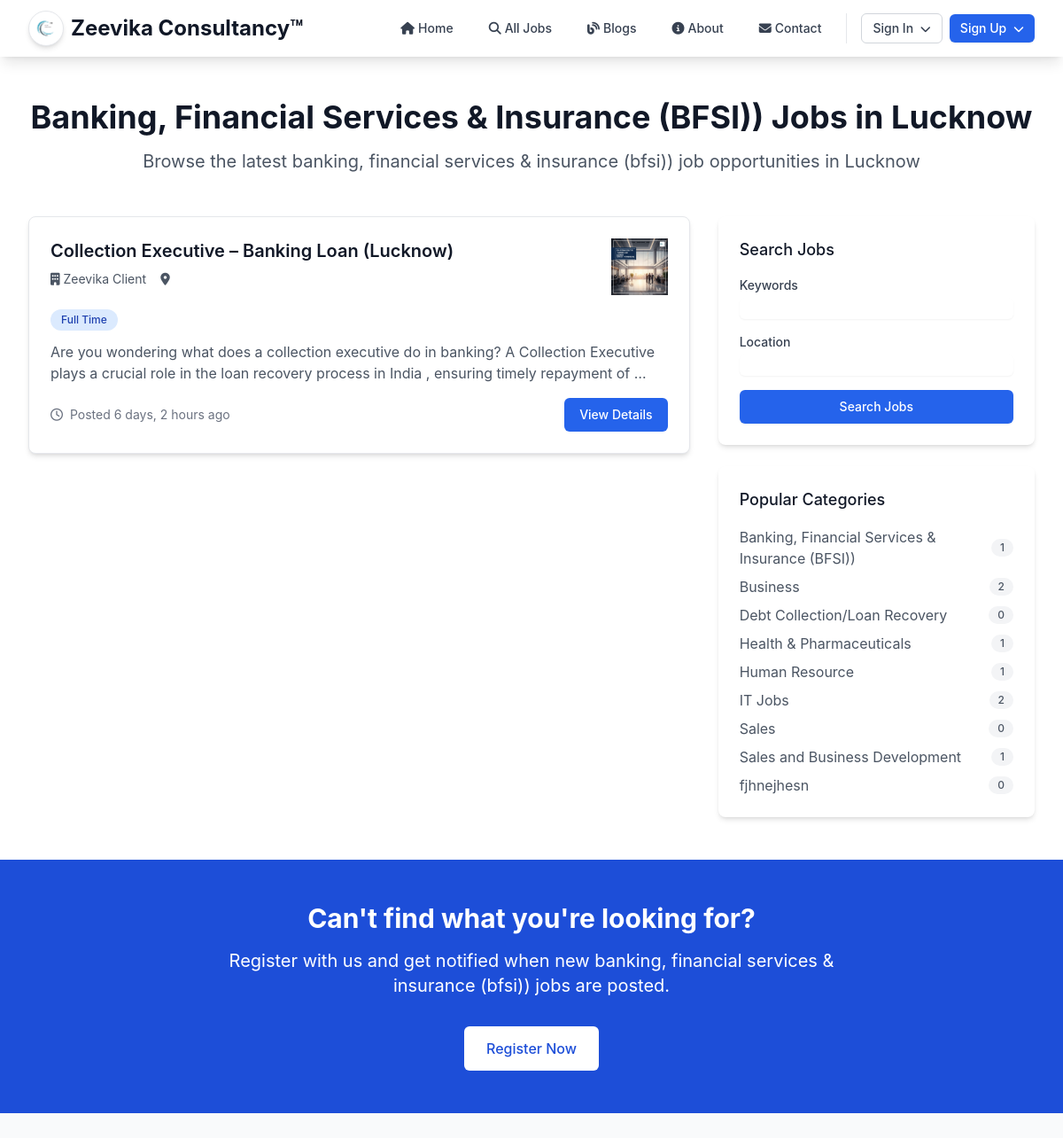
Page /category/banking-financial-services-insurance-bfsi/ on the committed database.
### jobs/models.py (models this page shows, shortened)
class Category(models.Model):
    name = models.CharField(max_length=100, unique=True)
    slug = models.SlugField(max_length=100, unique=True, blank=True)
    description = models.TextField(blank=True)
    icon = models.CharField(max_length=50, blank=True, help_text="FontAwesome icon class")
    is_active = models.BooleanField(default=True)
    created_at = models.DateTimeField(auto_now_add=True)
    updated_at = models.DateTimeField(auto_now=True)
    class Meta:
        verbose_name_plural = "Categories"
        ordering = ['name']

class JobPost(models.Model):
    JOB_TYPE_CHOICES = [
        ('full_time', 'Full Time'),
        ('part_time', 'Part Time'),
        ('contract', 'Contract'),
        ('freelance', 'Freelance'),
        ('internship', 'Internship'),
    ]
    GENDER_CHOICES = [
        ('any', 'Any'),
        ('male', 'Male'),
        ('female', 'Female'),
    ]
    title = models.CharField(max_length=200)
    slug = models.SlugField(max_length=200, unique=True, blank=True)
    job_type = models.CharField(max_length=20, choices=JOB_TYPE_CHOICES, default='full_time')
    company_name = models.CharField(max_length=200)
    company_logo = models.ImageField(upload_to='company_logos/', blank=True, null=True)
    state = models.ForeignKey(State, on_delete=models.CASCADE, related_name='jobs')
    city = models.ForeignKey(City, on_delete=models.CASCADE, related_name='jobs')
    pin_code = models.CharField(max_length=10, blank=True)
    category = models.ForeignKey(Category, on_delete=models.CASCADE, related_name='jobs')
    subcategory = models.ForeignKey(Subcategory, on_delete=models.CASCADE, related_name='jobs')
    functional_area = models.ForeignKey(FunctionalArea, on_delete=models.CASCADE, related_name='jobs')
    total_vacancy = models.PositiveIntegerField(default=1)
    salary_min = models.DecimalField(max_digits=10, decimal_places=2, blank=True, null=True)
    salary_max = models.DecimalField(max_digits=10, decimal_places=2, blank=True, null=True)
    salary_currency = models.CharField(max_length=3, default='USD')
    gender = models.CharField(max_length=10, choices=GENDER_CHOICES, default='any')
    experience_min = models.PositiveIntegerField(blank=True, null=True, help_text="Years of experience")
    experience_max = models.PositiveIntegerField(blank=True, null=True, help_text="Years of experience")
    skills = TaggableManager(blank=True)
    education = RichTextField(blank=True)
    description = RichTextField()
    meta_title = models.CharField(max_length=60, blank=True)
    meta_description = models.CharField(max_length=160, blank=True)
    meta_keywords = models.CharField(max_length=255, blank=True)
    is_active = models.BooleanField(default=True)
    is_featured = models.BooleanField(default=False)
    created_at = models.DateTimeField(auto_now_add=True)
    updated_at = models.DateTimeField(auto_now=True)
    expires_at = models.DateTimeField(blank=True, null=True)
    history = HistoricalRecords()
    class Meta:
        ordering = ['-created_at']
    @property
    def short_description(self):
        if not getattr(self, 'description', None):
            return f"{self.title} at {self.company_name} - {self.get_job_type_display()} position"
        import re
        clean_text = re.sub(r'<[^>]*>', ' ', str(self.description))
        clean_text = ' '.join(clean_text.split())
        return clean_text[:300]  # Return first 300 chars

### jobs/views.py (the view)
# urls.py: path('category/<slug:slug>/', views.category_detail, name='category_detail'),
def category_detail(request, slug):
    category = get_object_or_404(Category, slug=slug, is_active=True)
    jobs = JobPost.objects.filter(
        category=category,
        is_active=True
    ).order_by('-created_at')
    categories = Category.objects.filter(
        is_active=True
    ).annotate(
        job_count=models.Count('jobs', filter=Q(jobs__is_active=True))
    ).order_by('name')
    paginator = Paginator(jobs, 10)  # Show 10 jobs per page
    page_number = request.GET.get('page')
    page_obj = paginator.get_page(page_number)
    context = {
        'category': category,
        'jobs': page_obj,
        'categories': categories,
        'search_form': JobSearchForm(),
    }
    return render(request, 'jobs/category_detail.html', context)

### templates/jobs/category_detail.html (shortened to what this page needs)
{% extends 'base.html' %}
{% block content %}
<section class="py-12 bg-white">
    <div class="max-w-7xl mx-auto px-4 sm:px-6 lg:px-8">
        <div class="text-center mb-12">
            <h1 class="text-4xl font-bold text-gray-900 mb-4">{{ category.name }} Jobs in Lucknow</h1>
            <p class="text-xl text-gray-600">Browse the latest {{ category.name|lower }} job opportunities in Lucknow</p>
        </div>
        <div class="grid md:grid-cols-3 gap-8">
            <div class="md:col-span-2">
                {% if jobs %}
                    <div class="space-y-6">
                        {% for job in jobs %}
                        <div class="bg-white rounded-lg shadow-md overflow-hidden border border-gray-200 hover:shadow-lg transition-shadow duration-300">
                            <div class="p-6">
                                <div class="flex justify-between items-start">
                                    <div>
                                        <h2 class="text-xl font-semibold text-gray-900 mb-2">
                                            <a href="{% url 'jobs:job_detail' job.slug %}" class="hover:text-primary-600">
                                                {{ job.title }}
                                            </a>
                                        </h2>
                                        <div class="flex items-center text-gray-600 text-sm mb-3">
                                            <span class="flex items-center mr-4">
                                                <i class="fas fa-building mr-1"></i>
                                                {{ job.company_name }}
                                            </span>
                                            <span class="flex items-center">
                                                <i class="fas fa-map-marker-alt mr-1"></i>
                                            </span>
                                        </div>
                                    </div>
                                    {% if job.company_logo %}
                                    <div class="w-16 h-16 flex-shrink-0 ml-4">
                                        <img src="{{ job.company_logo.url }}" alt="{{ job.company_name }}" class="w-full h-full object-contain">
                                    </div>
                                    {% endif %}
                                </div>
                                <div class="mt-3">
                                    <div class="flex flex-wrap gap-2 mb-3">
                                        {% if job.job_type %}
                                        <span class="px-3 py-1 bg-blue-100 text-blue-800 text-xs font-medium rounded-full">
                                            {{ job.get_job_type_display }}
                                        </span>
                                        {% endif %}
                                    </div>
                                    <p class="text-gray-600 mb-4 line-clamp-2">
                                        {{ job.short_description|default:job.description|striptags|truncatewords:30 }}
                                    </p>
                                    <div class="flex justify-between items-center">
                                        <span class="text-sm text-gray-500">
                                            <i class="far fa-clock mr-1"></i>
                                            Posted {{ job.created_at|timesince }} ago
                                        </span>
                                        <a href="{% url 'jobs:job_detail' job.slug %}"
                                           class="inline-flex items-center px-4 py-2 border border-transparent text-sm font-medium rounded-md text-white bg-primary-600 hover:bg-primary-700 focus:outline-none focus:ring-2 focus:ring-offset-2 focus:ring-primary-500">
                                            View Details
                                        </a>
                                    </div>
                                </div>
                            </div>
                        </div>
                        {% endfor %}
                    </div>
                {% endif %}
            </div>
            <div class="space-y-6">
                <div class="bg-white p-6 rounded-lg shadow-md">
                    <h3 class="text-lg font-medium text-gray-900 mb-4">Search Jobs</h3>
                    <form action="{% url 'jobs:job_list' %}" method="get" class="space-y-4">
                        <div>
                            <label for="q" class="block text-sm font-medium text-gray-700 mb-1">Keywords</label>
                            <input type="text" name="q" id="q" class="w-full rounded-md border-gray-300 shadow-sm focus:border-primary-500 focus:ring-primary-500">
                        </div>
                        <div>
                            <label for="location" class="block text-sm font-medium text-gray-700 mb-1">Location</label>
                            <input type="text" name="location" id="location" class="w-full rounded-md border-gray-300 shadow-sm focus:border-primary-500 focus:ring-primary-500">
                        </div>
                        <button type="submit" class="w-full flex justify-center py-2 px-4 border border-transparent rounded-md shadow-sm text-sm font-medium text-white bg-primary-600 hover:bg-primary-700 focus:outline-none focus:ring-2 focus:ring-offset-2 focus:ring-primary-500">
                            Search Jobs
                        </button>
                    </form>
                </div>
                <div class="bg-white p-6 rounded-lg shadow-md">
                    <h3 class="text-lg font-medium text-gray-900 mb-4">Popular Categories</h3>
                    <ul class="space-y-2">
                        {% for cat in categories %}
                        <li>
                            <a href="{% url 'jobs:category_detail' cat.slug %}"
                               class="flex items-center justify-between text-gray-600 hover:text-primary-600">
                                <span>{{ cat.name }}</span>
                                <span class="bg-gray-100 text-gray-600 text-xs font-medium px-2.5 py-0.5 rounded-full">
                                    {{ cat.job_count }}
                                </span>
                            </a>
                        </li>
                        {% endfor %}
                    </ul>
                </div>
            </div>
        </div>
    </div>
</section>
<section class="bg-primary-700 text-white py-12">
    <div class="max-w-7xl mx-auto px-4 sm:px-6 lg:px-8 text-center">
        <h2 class="text-3xl font-bold mb-4">Can't find what you're looking for?</h2>
        <p class="text-xl mb-8 max-w-3xl mx-auto">Register with us and get notified when new {{ category.name|lower }} jobs are posted.</p>
        <a href="{% url 'accounts:signup' %}"
           class="inline-flex items-center px-6 py-3 border border-transparent text-base font-medium rounded-md text-primary-700 bg-white hover:bg-gray-100 focus:outline-none focus:ring-2 focus:ring-offset-2 focus:ring-white">
            Register Now
        </a>
    </div>
</section>
{% endblock %}

### rows in the picture
Category: name "Banking, Financial Services & Insurance (BFSI))", name "banking, financial services & insurance (bfsi))", job_count "1"
JobPost: title "Collection Executive – Banking Loan (Lucknow)", company_name "Zeevika Client", company_logo (picture), job_type "Full Time", short_description "Are you wondering what does a collection executive do in banking? A Collection Executive plays a crucial role in the loan recovery process in India , ensuring timely repayment of …", created_at "6 days, 2 hours"
Category: name "Business", job_count "2"
Category: name "Debt Collection/Loan Recovery", job_count "0"
Category: name "Health & Pharmaceuticals", job_count "1"
Category: name "Human Resource", job_count "1"
Category: name "IT Jobs", job_count "2"
Category: name "Sales", job_count "0"
Category: name "Sales and Business Development", job_count "1"
Category: name "fjhnejhesn", job_count "0"
